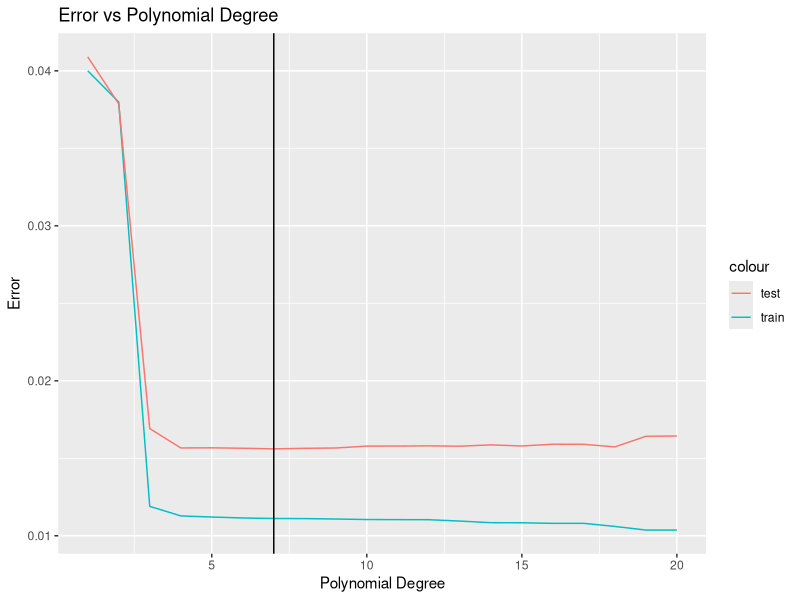
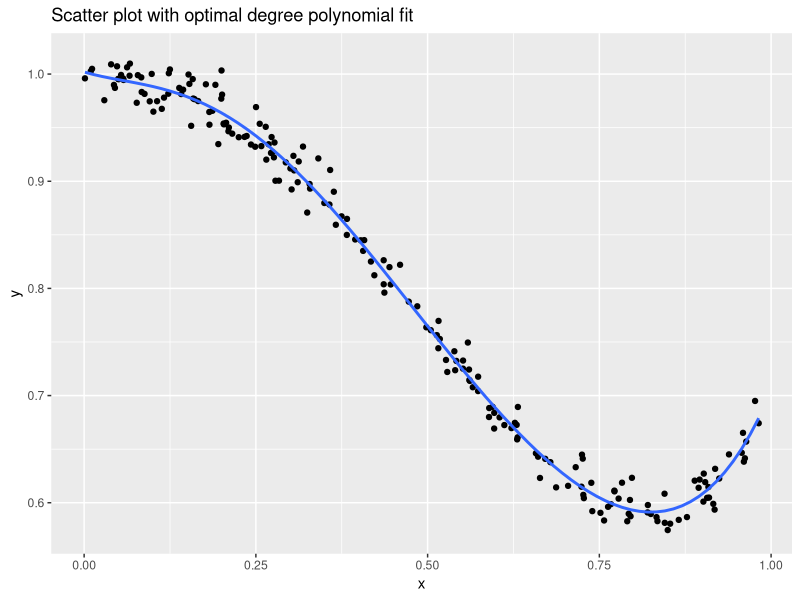

Write the R code that produced these figures, in order.
library(ggplot2)
set.seed(4)
# read data
data <- read.table('polyfit.tsv', header=T)

# split into train / test data
split <- function(x){
  n = dim(x)[1]
  train_index = as.numeric(sample(rownames(x),n/2,replace=FALSE))
  train = x[train_index,]
  test = x[-train_index,]
  split = list("train"=train,"test"=test)
  return(split)  
}

prepared_data <- split(data)


# fit a model and compute train / test error for each degree
fit <- function(data,degree){
  models <- lapply(1:degree, function(n)
    lm(y ~ poly(x, n), data = data$train)
  )
  train.rmse <-lapply(1:degree, function(n)
    sqrt(mean((data$train$y - fitted(models[[n]])) ^ 2))
  )
  test.rmse<-lapply(1:degree, function(n)
    sqrt(mean((data$test$y - predict(models[[n]], newdata = data.frame(x = data$test$x))) ^ 2))
  )
  fit_list = list("train"=unlist(train.rmse),"test"=unlist(test.rmse))
  return(fit_list)
}

result <- fit(prepared_data,20)

# select best model
select_best <- function(result){
  degree = which.min(result$test)
  return(degree)
}

best_degree <- select_best(result)


# plot fit for RMSE and degree best model
max.degree=length(result$train)
x = c(1:max.degree)
optimal = which.min(result$test)
plot_data =data.frame(train=result$train,test=result$test,x=x)
ggplot(plot_data,aes(x))+
  geom_line(aes(y=train,colour="train"))+
  geom_line(aes(y=test,colour="test"))+
  geom_vline(aes(xintercept=optimal))+
  xlab("Polynomial Degree")+
  ylab("Error")+
  ggtitle("Error vs Polynomial Degree")


#Scatter plot with optimal degree overlayed
ggplot(data,aes(x,y))+
  geom_point()+
  stat_smooth(method="lm",se=TRUE,fill=NA,formula=y~poly(x,degree=6,raw=TRUE))+
  ggtitle("Scatter plot with optimal degree polynomial fit")


# report coefficients for best model
best_model <- lm(y~poly(x,6),data=data)
summary(best_model)$coefficients
